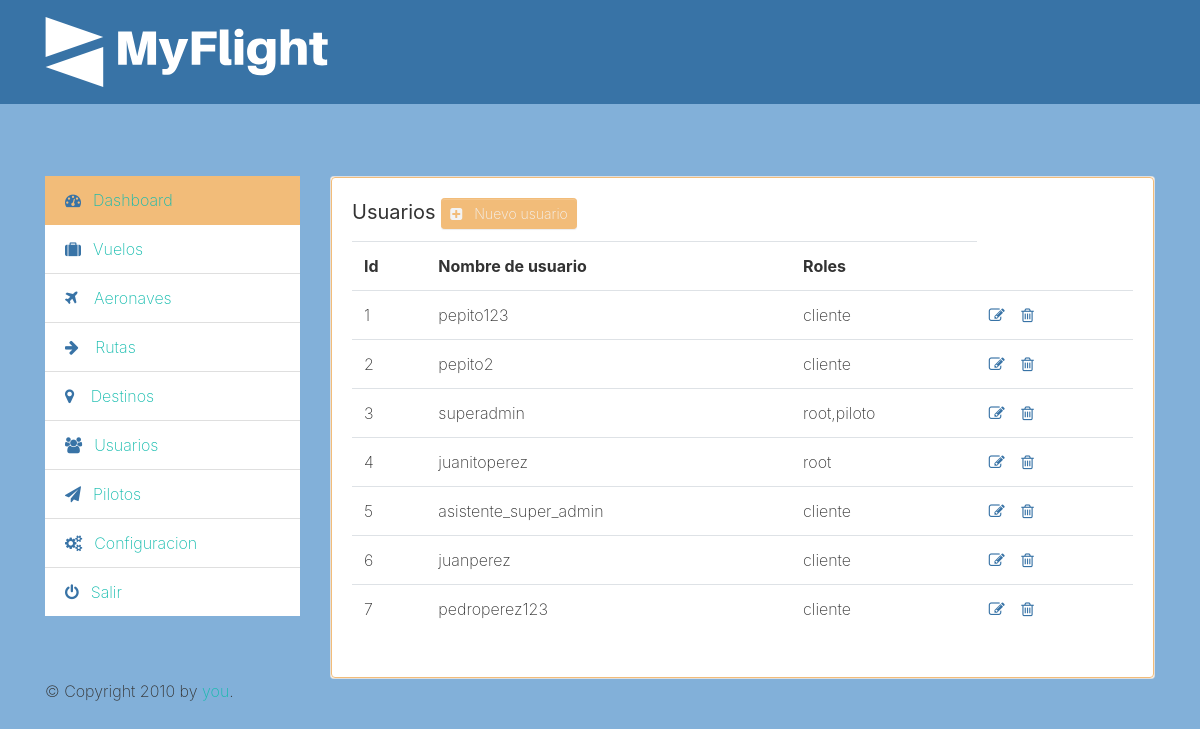
/admin/users/list (signed in), run on an earlier commit of the app's database.
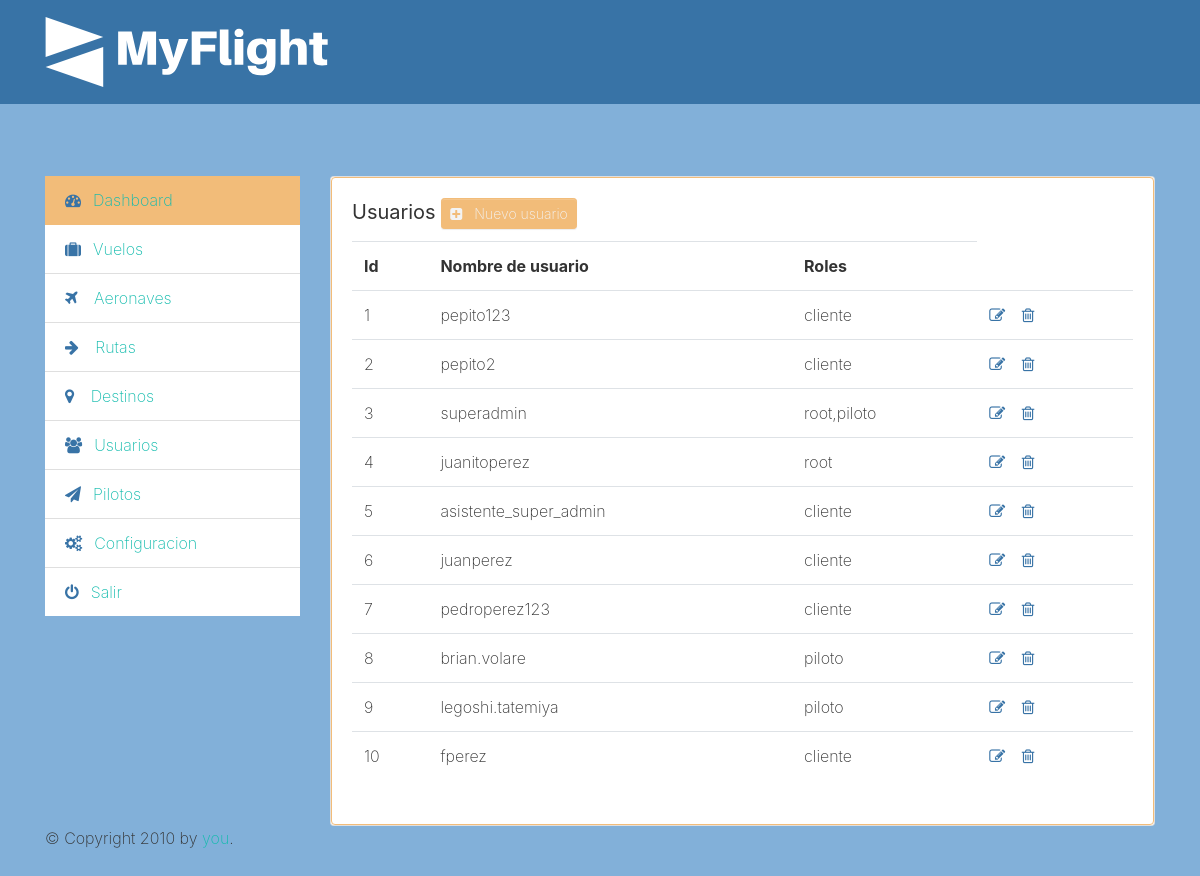
And on a later commit of the database.
### tables this page shows
CREATE TABLE usuarios (id INTEGER PRIMARY KEY AUTOINCREMENT, username VARCHAR (45), password VARCHAR (255), activo BOOLEAN DEFAULT (0), personas_id INTEGER REFERENCES personas (id) ON DELETE NO ACTION ON UPDATE NO ACTION, email VARCHAR (2100));

### app.py (the view)
@app.route("/admin/users/list", methods=['GET'])
def users_list():
    con = connection()
    cur = con.cursor()
    users_statement = "SELECT usuarios.id, usuarios.username, group_concat(roles.nombre_rol) from usuarios inner join usuarios_has_roles on usuarios.id = usuarios_has_roles.usuarios_id inner join roles on roles.id = usuarios_has_roles.roles_id group by usuarios.id order by usuarios.id asc limit 20"
    cur.execute(users_statement)
    users = cur.fetchall()
    return render_template('users_list.html', users=users)

### app.py (called while the page is built)
def connection():
    con = sqlite3.connect("myflight.sqlite")
    return con

### templates/users_list.html (shortened to what this page needs)
{% extends "layout.html" %}
{% block head %}
  {{ super() }}
{% endblock %}
{% block menu %}
  {{ super() }}
{% endblock %}
{% block content %}
<h5 class="card-title"><b>Usuarios</b> <a href="{{ url_for('users_add') }}" class="btn btn-sm btn-primary text-light"><i class="fa fa-plus-square mr-2 text-light"></i>Nuevo usuario</a></h5>
<table class="table">
  <tr>
    <th>Id</th>
    <th>Nombre de usuario</th>
    <th>Roles</th>
  </tr>
  {% for user in users %}
  <tr>
    <td>{{ user.0 }}</td>
    <td>{{ user.1 }}</td>
    <td>{{ user.2 }}</td>
    <td>
      <a href="{{ url_for('users_edit', user_id=user.0) }}"><i class="fa fa-pencil-square-o mr-2 text-secondary"></i></a>
      <a href="#" class="delete_user" data-user="{{ user.0 }}"><i class="fa fa-trash-o mr-2 text-secondary"></i></a>
    </td>
  </tr>
  {% endfor %}
</table>
{% endblock %}
{% block footer %}
  {{ super() }}
{% endblock %}

### templates/layout.html (shortened to what this page needs)
<!DOCTYPE html>
<html>
<head>
  <link rel="stylesheet" href="https://cdnjs.cloudflare.com/ajax/libs/font-awesome/4.7.0/css/font-awesome.min.css" type="text/css">
  <link rel="stylesheet" href="{{ url_for('static', filename='theme.css') }}" type="text/css">
  {% block head %}
  <link rel="stylesheet" href="{{ url_for('static', filename='style.css') }}" type="text/css">
  {% endblock %}
</head>
<body>
  <nav class="navbar navbar-expand-md navbar-dark bg-secondary">
    <div class="container">
      <div class="collapse navbar-collapse" id="navbar18"> <a class="navbar-brand d-none d-md-block" href="#">
          <img src="{{ url_for('static', filename='logo.svg') }}" class="d-inline-block align-top" alt="" height="70"></a>
      </div>
    </div>
  </nav>
  <div class="py-5">
    <div class="container">
      <div class="row">
        <div class="col-md-3" style="">
          <ul class="list-group list-group-flush">
            {% block menu %}
            <li class="list-group-item active"><a href="{{ url_for('admin_dashboard') }}"><i class="fa mr-2 fa-tachometer text-secondary"></i>Dashboard</a></li>
            <li class="list-group-item"><a href="{{ url_for('flights_add') }}"><i class="fa mr-2 fa-suitcase text-secondary"></i>Vuelos</a></li>
            <li class="list-group-item"><a href="{{ url_for('planes_add') }}"><i class="fa mr-2 fa-plane text-secondary"></i>&nbsp;Aeronaves</a></li>
            <li class="list-group-item"><a href="{{ url_for('routes_add') }}"><i class="fa mr-2 fa-arrow-right text-secondary"></i>&nbsp;Rutas</a></li>
            <li class="list-group-item"><a href="{{ url_for('locations_list') }}"><i class="fa mr-2 fa-map-marker text-secondary"></i>&nbsp;Destinos</a></li>
            <li class="list-group-item"><a href="{{ url_for('users_list') }}"><i class="fa mr-2 fa-users text-secondary"></i><span style="font-size: 1rem;">Usuarios</span></a></li>
            <li class="list-group-item"><a href="{{ url_for('pilots_add') }}"><i class="fa fa-paper-plane mr-2 text-secondary"></i><span style="font-size: 1rem;">Pilotos</span></a></li>
            <li class="list-group-item"><a href="{{ url_for('admin_settings') }}"><i class="fa fa-gears mr-2 text-secondary"></i><span style="font-size: 1rem;">Configuracion</span></a></li>
            <li class="list-group-item"><a href="{{ url_for('logout') }}"><i class="fa fa-power-off mr-2 text-secondary"></i><span style="font-size: 1rem;">Salir</span></a></li>
            {% endblock %}
          </ul>
        </div>
        <div class="col-md-9" style="">
          <div class="card">
            <div class="card-body border border-primary rounded">
              {% block content %}{% endblock %}
            </div>
          </div>
        </div>
      </div>
    </div>
    <div class="container">
      <div class="row" id="footer">
        {% block footer %}
        <div class="col">
          &copy; Copyright 2010 by <a href="http://domain.invalid/">you</a>.
        </div>
        {% endblock %}
      </div>
    </div>
  </div>
</body>
</html>

What changed in the data, as far as the page shows it:
added usuarios: id "8", username "brian.volare", user "piloto"
added usuarios: id "9", username "legoshi.tatemiya", user "piloto"
added usuarios: id "10", username "fperez", user "cliente"
